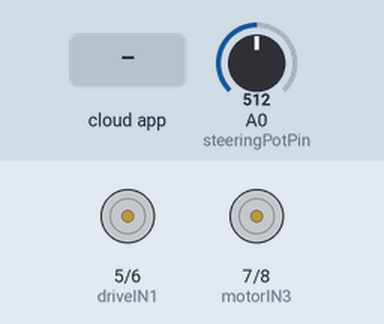
This sketch was run on a simulated Arduino Uno, built with avr-gcc and run on an emulated ATmega328P. Shown: motor-driver pin pairs drawn as motors (green arrow = first pin HIGH = forward, orange = second pin HIGH = backward, longer = more drive, scaled by the enable pin). The test bench sets the inputs (shaded band); at power-on: A0 (steeringPotPin) = 512. The ROS host is connected and sends only what is stated; what the sketch prints to the serial monitor is not drawn.

Above: at 2.2 s.
2.3 s: the phone or cloud app sets input_steering to -100
At 2.8 s:
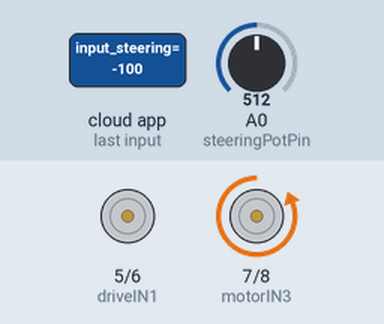
3.8 s: the phone or cloud app sets drive_command to -100
At 5.0 s:
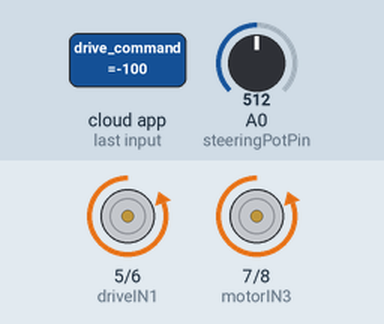
5.3 s: the phone or cloud app sets input_steering to 0
At 6.3 s:
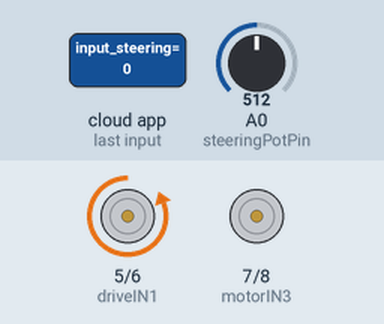
6.8 s: the phone or cloud app sets drive_command to 100
At 7.3 s:
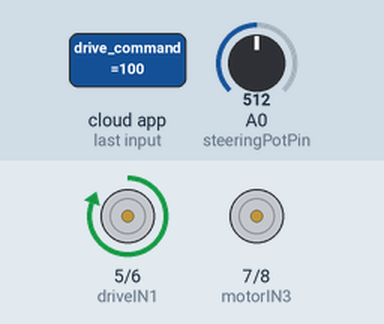
8.3 s: the phone or cloud app sets input_steering to 100
At 8.6 s:
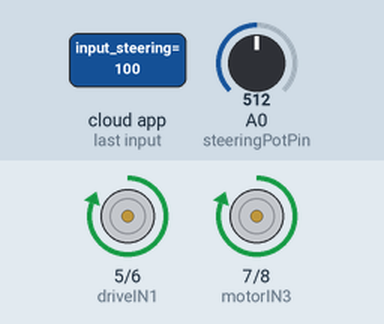
9.8 s: the phone or cloud app sets drive_command to 0
At 10.7 s:
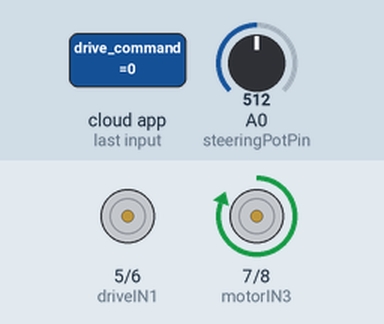
Timing chart, 0 to 12.3 s (numbered marks = the images above; inputs shaded):
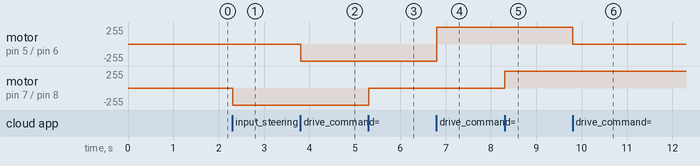

Measured:
- after the input at 2.3 s, motor on pin 7 (motorIN3) / pin 8 (motorIN4): stopped → backward 255/255 at once
- after the input at 3.8 s, motor on pin 5 (driveIN1) / pin 6 (driveIN2): stopped → backward 255/255 at once
- after the input at 5.3 s, motor on pin 7 (motorIN3) / pin 8 (motorIN4): backward 255/255 → stopped at once
- after the input at 6.8 s, motor on pin 5 (driveIN1) / pin 6 (driveIN2): backward 255/255 → forward 255/255 at once
- after the input at 8.3 s, motor on pin 7 (motorIN3) / pin 8 (motorIN4): stopped → forward 255/255 at once
- after the input at 9.8 s, motor on pin 5 (driveIN1) / pin 6 (driveIN2): forward 255/255 → stopped at once

The sketch:

arduino_code.ino
```cpp
/*
 * ROS 자율주행 차량용 아두이노 제어 코드
 * RS390SP 조향 모터 + RS550PH 구동 모터
 * L298N 듀얼 모터 드라이버 사용
 * 가변저항(A0)으로 조향 각도 피드백
 */

#include <ros.h>
#include <std_msgs/Float32.h>

// 조향 모터 핀 정의
const int steeringPotPin = A0;   // 가변 저항 (조향각 피드백)
const int motorIN3 = 7;
const int motorIN4 = 8;
const int motorENB = 10;

// 구동 모터 핀 정의
const int driveIN1 = 5;
const int driveIN2 = 6;
const int driveENA = 9;

int potValue = 0;
int centerPosition = 512;       // 중립 위치 (가변저항 기준)
int deadband = 20;              // 디바이스 허용 오차 범위
float steeringValue = 0.0;
float driveValue = 0.0;

ros::NodeHandle nh;

std_msgs::Float32 steering_feedback_msg;
ros::Publisher steering_feedback_pub("steering_feedback", &steering_feedback_msg);

void steeringCallback(const std_msgs::Float32& msg) {
  steeringValue = msg.data;
  controlSteering(steeringValue);
}

ros::Subscriber<std_msgs::Float32> sub("input_steering", steeringCallback);

void driveCallback(const std_msgs::Float32& msg) {
  driveValue = msg.data;
  controlDriving(driveValue);
}

ros::Subscriber<std_msgs::Float32> drive_sub("drive_command", driveCallback);

void setup() {
  // 시리얼 통신 시작
  Serial.begin(57600);
  while (!Serial) {}

  delay(1000); // 안정화 대기

  // 모터 드라이버 핀 설정
  pinMode(motorIN3, OUTPUT);
  pinMode(motorIN4, OUTPUT);
  pinMode(motorENB, OUTPUT);

  pinMode(driveIN1, OUTPUT);
  pinMode(driveIN2, OUTPUT);
  pinMode(driveENA, OUTPUT);

  digitalWrite(motorIN3, LOW);
  digitalWrite(motorIN4, LOW);
  analogWrite(motorENB, 0);

  controlDriving(0.0); // 기본값: 정지

  // ROS 노드 초기화
  nh.initNode();
  nh.subscribe(sub);
  nh.subscribe(drive_sub);
  nh.advertise(steering_feedback_pub);

  centerPosition = analogRead(steeringPotPin); // 중립값 캘리브레이션
  Serial.println("Arduino initialized!");
}

void loop() {
  // 조향 각도 피드백 읽기
  potValue = analogRead(steeringPotPin);

  // 정규화된 조향 위치 계산 (-1.0 ~ 1.0)
  float normalizedPosition = (float)(potValue - centerPosition) / 512.0;
  normalizedPosition = constrain(normalizedPosition, -1.0, 1.0);

  // 조향 피드백 발행
  steering_feedback_msg.data = normalizedPosition;
  steering_feedback_pub.publish(&steering_feedback_msg);

  // ROS 통신 처리
  nh.spinOnce();

  // 주기 조절
  delay(10);
}

/**
 * 조향 모터 제어 함수
 * @param value -1.0(좌) ~ 0.0 ~ 1.0(우)
 */
void controlSteering(float value) {
  int speed = abs(value) * 255;
  if (value > 0.05) {
    steerRight(speed);
  } else if (value < -0.05) {
    steerLeft(speed);
  } else {
    steeringStop();
  }
}

/**
 * 구동 모터 제어 함수
 * @param value -1.0(후진) ~ 0.0(정지) ~ 1.0(전진)
 */
void controlDriving(float value) {
  int speed = abs(value) * 255;
  if (value > 0.1) {
    digitalWrite(driveIN1, HIGH);
    digitalWrite(driveIN2, LOW);
    analogWrite(driveENA, speed);
  } else if (value < -0.1) {
    digitalWrite(driveIN1, LOW);
    digitalWrite(driveIN2, HIGH);
    analogWrite(driveENA, speed);
  } else {
    digitalWrite(driveIN1, LOW);
    digitalWrite(driveIN2, LOW);
    analogWrite(driveENA, 0);
  }
}

/**
 * 조향 모터 우회전
 * @param speed 0~255
 */
void steerRight(int speed) {
  digitalWrite(motorIN3, HIGH);
  digitalWrite(motorIN4, LOW);
  analogWrite(motorENB, speed);
}

/**
 * 조향 모터 좌회전
 * @param speed 0~255
 */
void steerLeft(int speed) {
  digitalWrite(motorIN3, LOW);
  digitalWrite(motorIN4, HIGH);
  analogWrite(motorENB, speed);
}

/**
 * 조향 모터 정지
 */
void steeringStop() {
  digitalWrite(motorIN3, LOW);
  digitalWrite(motorIN4, LOW);
  analogWrite(motorENB, 0);
}
```
